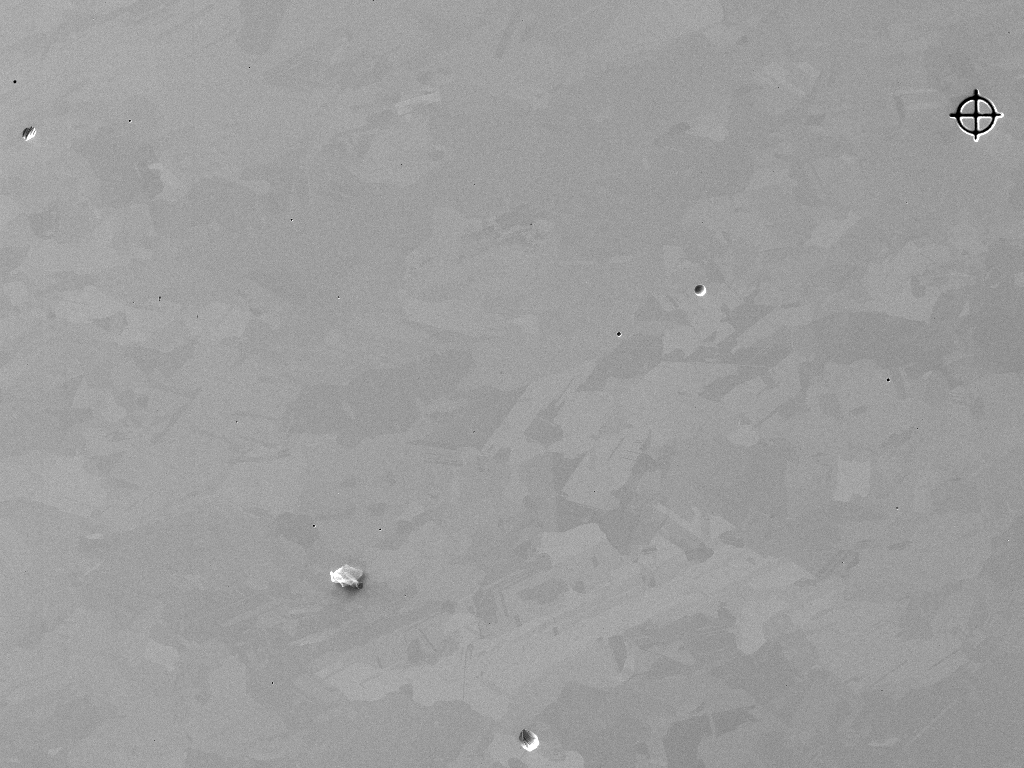
#> input picture SE3.tif, 1024 x 768 px
$ python find_keyzones.py
#> lines starting #> are read from the running program, lines starting #| are printed output that depends on the picture; after the words box and inside, x2 and y2 are one past the last pixel; in counts of white or black regions, pixels touching at a corner belong together
import numpy as np
import cv2
import matplotlib.pyplot as plt
import matplotlib.patches as patches

# Pour faire un recalage d'image, il faut d'abord trouver des points de repères sur les images.
# On peut se servir de points "saillants", i.e. des points où le contraste est élevé sur l'image (contours, délimitations, irrégularités).
# Une façon de trouver ces points est d'appliquer la méthode de différence de gradients.
# Elle consiste en la soustraction de deux images obtenues en appliquant des flous gaussiens de deux intensités différentes à l'image à traiter.


# On définit la fonction de différence de gaussiennes
def DoG(im, radius_inf = 9., radius_sup = 10.):
    im_inf = cv2.GaussianBlur(im, [0,0], radius_inf)
    im_sup = cv2.GaussianBlur(im, [0,0], radius_sup)
    # On applique un autre flou gaussien au résultat pour limiter le bruit sur l'image
    ret = cv2.GaussianBlur(im_inf - im_sup, [0,0], 3)
    return ret

# On définit désormais la fonction mask qui renvoie un masque des points les plus saillants.
def mask(im, tolerance_threshold = 10):
    DoG_image = DoG(im)
    max = np.max(DoG_image)
    mask = (DoG_image > max - tolerance_threshold).astype(np.uint8)
    return mask

# On définit une fonction first_guess qui renvoie une première approximation du vecteur de translation à appliquer à partir de la position
# moyenne des points saillants sur les deux images. Rq, cette méthode ne fonctionne pas très bien ...
def first_guess(im_ref, im, tolerance_threshold = 10):
    m_ref, m = mask(im_ref, tolerance_threshold), mask(im, tolerance_threshold)
    x_ref, y_ref = np.where(m_ref == 1)
    x, y = np.where(m == 1)
    avg_x_ref = np.average(x_ref)
    avg_y_ref = np.average(y_ref)
    avg_x = np.average(x)
    avg_y = np.average(y)
    print(x_ref, y_ref, x, y)
    print(avg_x_ref, avg_y_ref, avg_x, avg_y)
    return (avg_x_ref - avg_x, avg_y_ref - avg_y)

# Une fois que l'on a obtenu le masque avec les points saillants, on détecte les contours des motifs formés.
# On code une fonction boundingbox qui renvoie une liste des rectangles contenant les différents motifs.
def boundingbox(im):
    '''im doit être une image binaire/noir et blanc'''
    contours, hierarchy = cv2.findContours(im, cv2.RETR_LIST, cv2.CHAIN_APPROX_NONE)
    # RETR_LIST demande à la fonction de ne pas établir de hiérarchie entre les contours, CHAIN_APPROX_NONE demande à la fonction
    # de renvoyer absolument tous les points qui constituent le contour.
    ret = []
    for elt in contours:
        ret.append(cv2.boundingRect(elt))
    return ret


if __name__ == "__main__":

    ref = cv2.cvtColor(cv2.imread("SE3.tif"), cv2.COLOR_BGR2GRAY)
#> ref: shape (768, 1024); min 0, max 255, mean 157.7
    to_translate = cv2.cvtColor(cv2.imread("SE2.tif"), cv2.COLOR_BGR2GRAY)
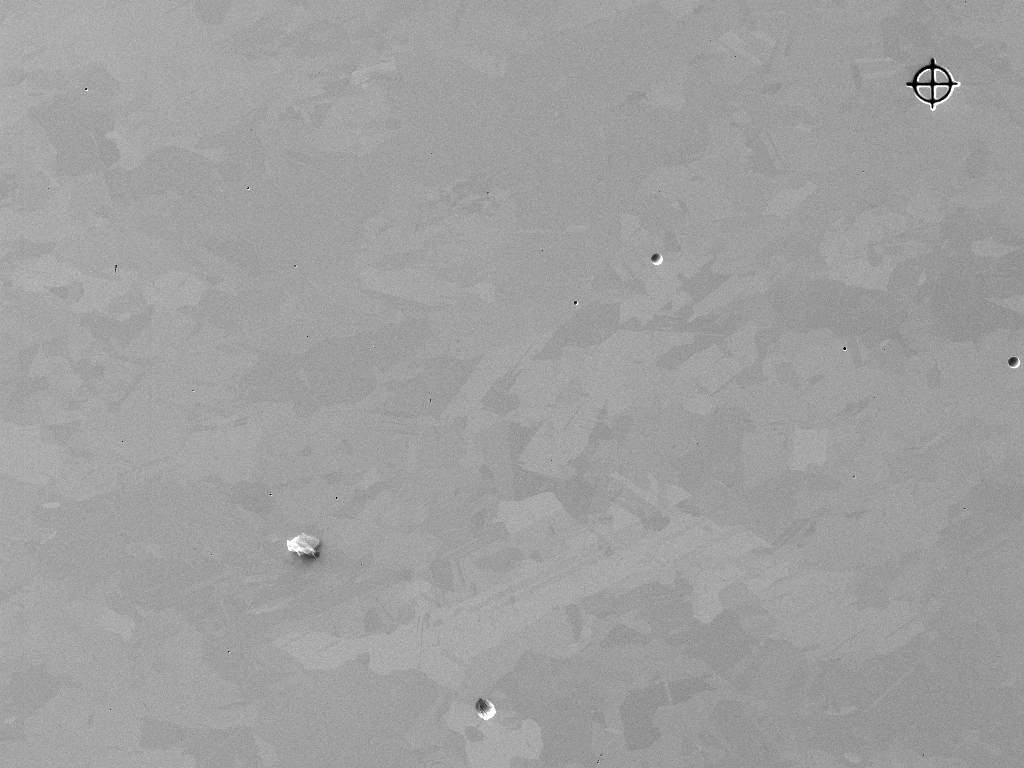
#> input picture SE2.tif, 1024 x 768 px
#> to_translate: shape (768, 1024); min 0, max 255, mean 159.8

    mask_ref = mask(ref, tolerance_threshold=30)
#> in DoG, `ret = cv2.GaussianBlur(im_inf - im_sup, [0,0], 3)`:
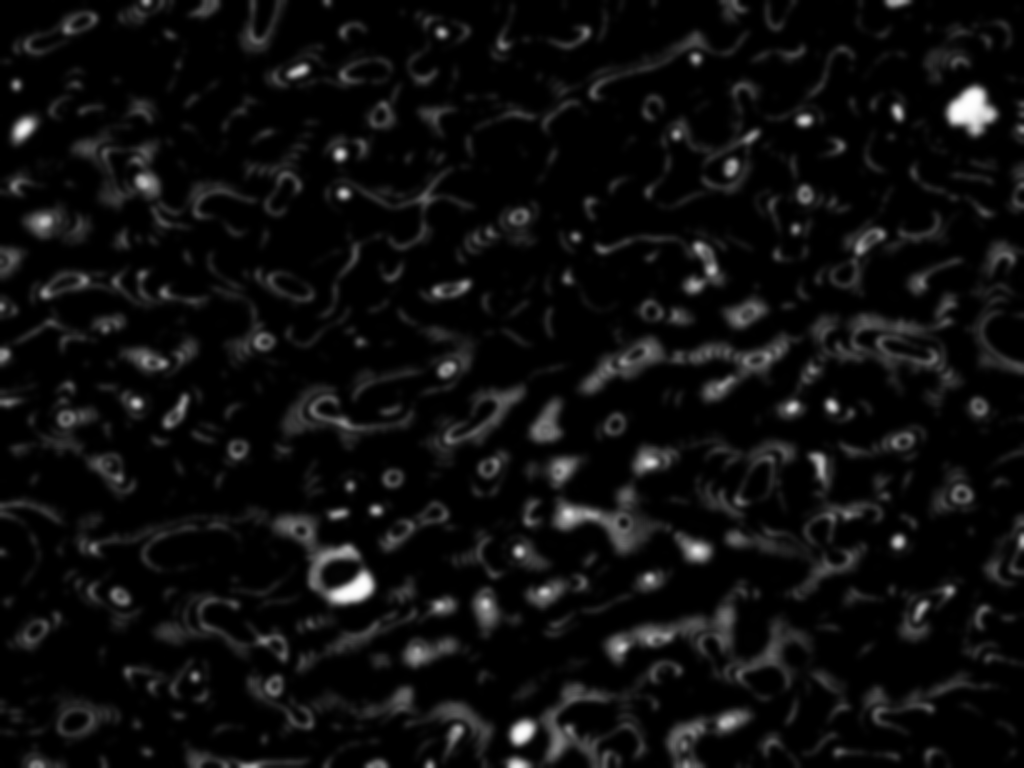
#> ret: shape (768, 1024); min 0, max 254, mean 13.8
#> in mask, `max = np.max(DoG_image)`: max = 254
#> in mask, `mask = (DoG_image > max - tolerance_threshold).astype(np.uint8)`:
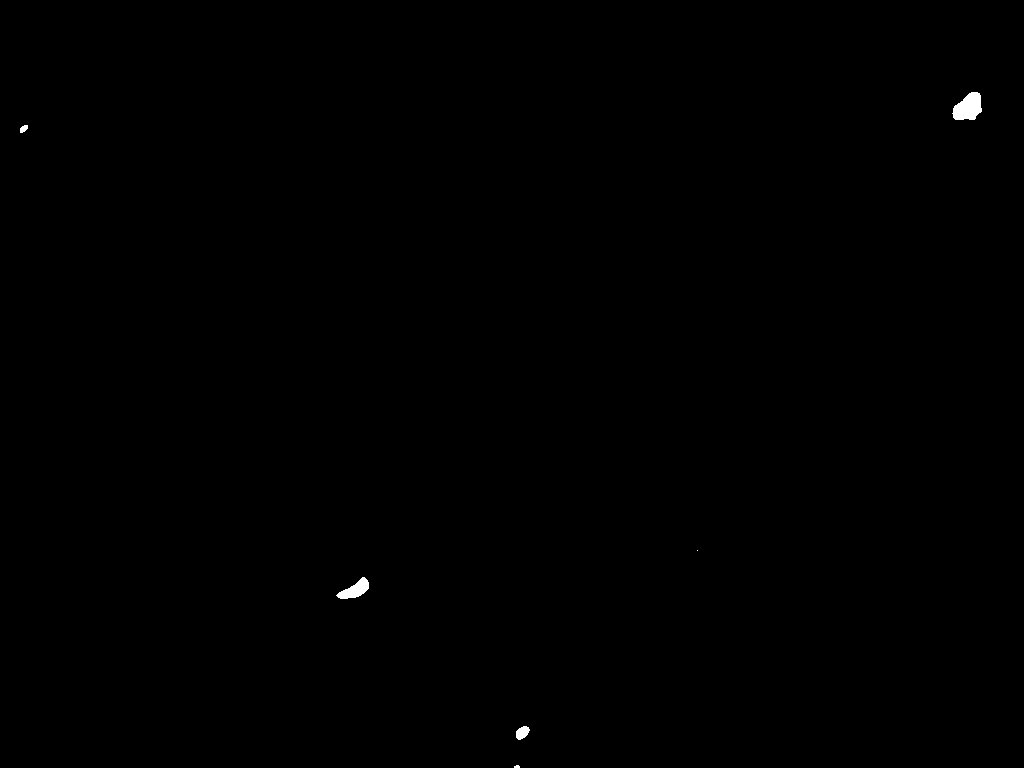
#> mask: shape (768, 1024); values 0 (black) and 1 (white), 0.15% white; 6 white regions (2 under 20 px), largest, box (x1, y1, x2, y2) and area: (952, 92, 982, 120) 599, (336, 577, 369, 599) 369, (516, 726, 530, 740) 136, (20, 125, 28, 133) 46
    mask_trans = mask(to_translate, tolerance_threshold=30)
#> call 2 of mask, with tolerance_threshold = 30
#> call 2 of DoG, with radius_inf = 9, radius_sup = 10
#> in DoG (call 2), `ret = cv2.GaussianBlur(im_inf - im_sup, [0,0], 3)`:
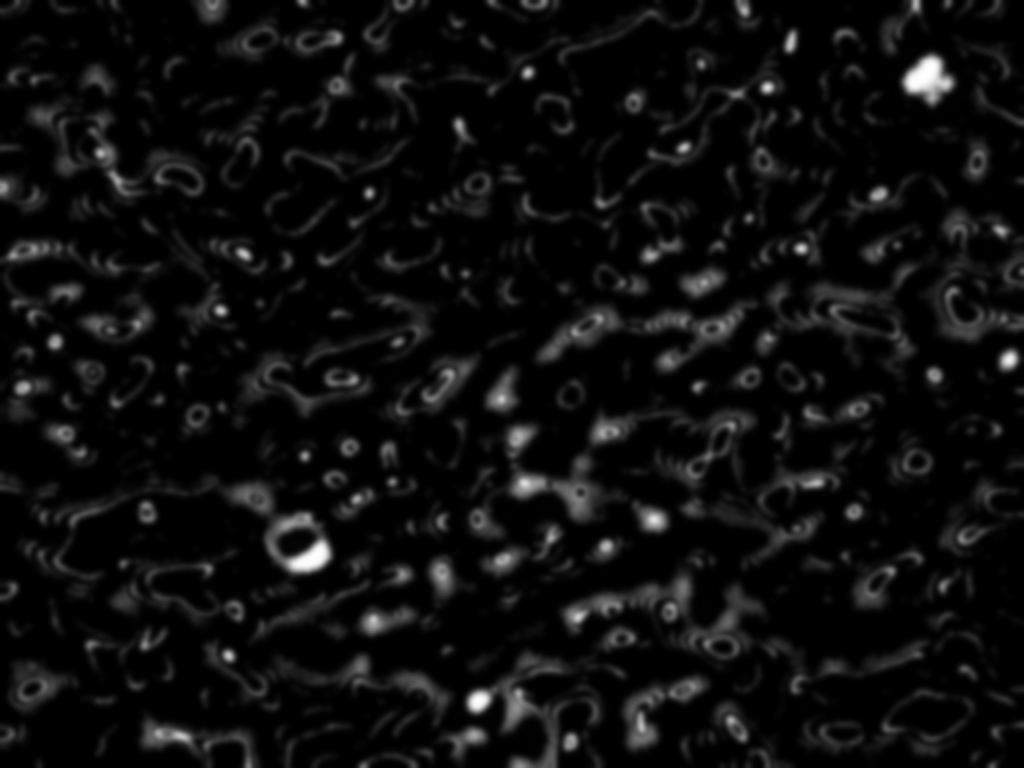
#> ret: shape (768, 1024); min 0, max 254, mean 14.3
#> in mask (call 2), `mask = (DoG_image > max - tolerance_threshold).astype(np.uint8)`:
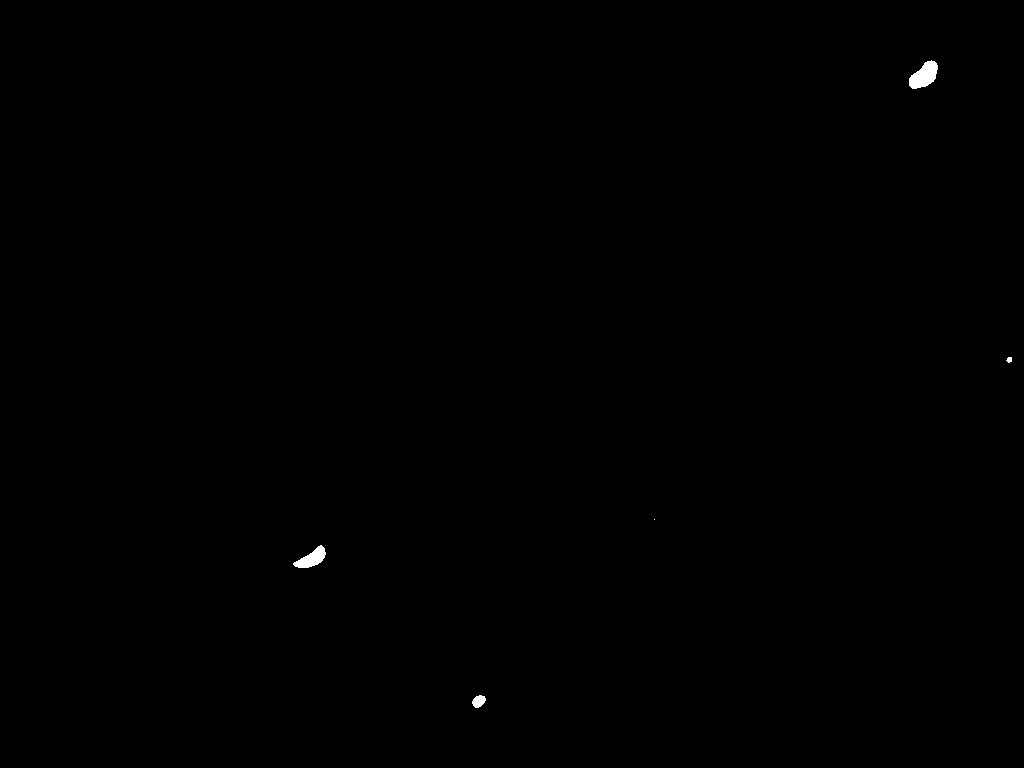
#> mask: shape (768, 1024); values 0 (black) and 1 (white), 0.14% white; 5 white regions (1 under 20 px)

    bbox_ref = boundingbox(mask_ref)
#> in boundingbox, `contours, hierarchy = cv2.findContours(im, cv2.RETR_LIST, cv2.CHAIN_AP..`: contours = 6 contours, 2 with area under 20; largest, box (x1, y1, x2, y2) and area: (952, 92, 982, 120) 556, (336, 577, 369, 599) 332, (516, 726, 530, 740) 117, (20, 125, 28, 133) 34
#> the loop in boundingbox, `for elt in contours:` made 6 passes
#> elt on pass 4: [[697, 550]]
#> after the loop in boundingbox, `for elt in contours:`: ret = [(514, 765, 6, 3), (516, 726, 14, 14), (336, 577, 33, 22), (697, 550, 1, 1), (20, 125, 8, 8), (952, 92, 30, 28)]
#> bbox_ref has the same summary as ret in boundingbox
    bbox_trans = boundingbox(mask_trans)
#> in boundingbox (call 2), `contours, hierarchy = cv2.findContours(im, cv2.RETR_LIST, cv2.CHAIN_AP..`: contours = 5 contours, 2 with area under 20; largest, box (x1, y1, x2, y2) and area: (909, 60, 938, 89) 486, (293, 545, 326, 568) 350, (472, 695, 486, 708) 110
#> the loop in boundingbox (call 2), `for elt in contours:` made 5 passes
#> elt on pass 3: [[654, 519]]
#> bbox_trans = [(472, 695, 14, 13), (293, 545, 33, 23), (654, 519, 1, 1), (1006, 357, 6, 6), (909, 60, 29, 29)]

    fig, ax = plt.subplots(1,4)
    ax[0].imshow(mask_ref)
    ax[1].imshow(mask_trans)
    ax[2].imshow(DoG(ref))
    ax[3].imshow(DoG(to_translate))

    for elt in bbox_ref:
        x, y, w, h = elt
        ax[0].add_patch(patches.Rectangle((x, y), w, h, fill=False, edgecolor = 'red'))
#> this loop made 6 passes

    for elt in bbox_trans:
        x, y, w, h = elt
        ax[1].add_patch(patches.Rectangle((x, y), w, h, fill=False, edgecolor = 'red'))
#> this loop made 5 passes


    plt.show()
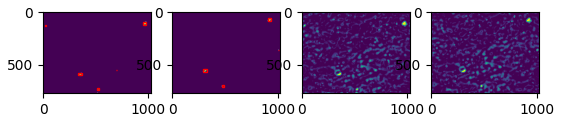
#> figure drawn by matplotlib, 4 panels
